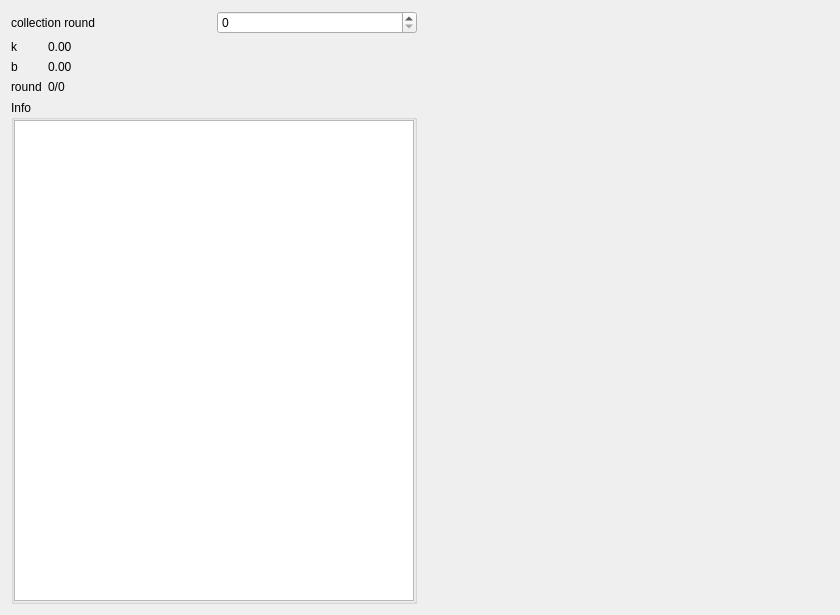
<?xml version="1.0" encoding="UTF-8"?>
<ui version="4.0">
 <class>FormFittingKB</class>
 <widget class="QWidget" name="FormFittingKB">
  <property name="geometry">
   <rect>
    <x>0</x>
    <y>0</y>
    <width>840</width>
    <height>615</height>
   </rect>
  </property>
  <property name="windowTitle">
   <string>Form</string>
  </property>
  <layout class="QGridLayout" name="gridLayout" columnstretch="1,1">
   <item row="0" column="0">
    <layout class="QHBoxLayout" name="horizontalLayoutCollectionSetting">
     <item>
      <widget class="QLabel" name="labelCollectionRound">
       <property name="text">
        <string>collection round</string>
       </property>
      </widget>
     </item>
     <item>
      <widget class="QSpinBox" name="spinBoxRound"/>
     </item>
    </layout>
   </item>
   <item row="0" column="1" rowspan="3">
    <widget class="QWidget" name="widget" native="true">
     <layout class="QGridLayout" name="gridLayout_4">
      <item row="0" column="0">
       <layout class="QGridLayout" name="gLayPlot"/>
      </item>
     </layout>
    </widget>
   </item>
   <item row="1" column="0">
    <layout class="QFormLayout" name="formLayout">
     <item row="0" column="0">
      <widget class="QLabel" name="labelK">
       <property name="text">
        <string>k</string>
       </property>
      </widget>
     </item>
     <item row="0" column="1">
      <widget class="QLabel" name="labelValK">
       <property name="text">
        <string>0.00</string>
       </property>
      </widget>
     </item>
     <item row="1" column="0">
      <widget class="QLabel" name="labelB">
       <property name="text">
        <string>b</string>
       </property>
      </widget>
     </item>
     <item row="1" column="1">
      <widget class="QLabel" name="labelValB">
       <property name="text">
        <string>0.00</string>
       </property>
      </widget>
     </item>
     <item row="2" column="0">
      <widget class="QLabel" name="labelRound">
       <property name="text">
        <string>round</string>
       </property>
      </widget>
     </item>
     <item row="2" column="1">
      <widget class="QLabel" name="labelStatus">
       <property name="text">
        <string>0/0</string>
       </property>
      </widget>
     </item>
    </layout>
   </item>
   <item row="2" column="0">
    <widget class="QGroupBox" name="groupBoxKbInfo">
     <property name="title">
      <string>Info</string>
     </property>
     <layout class="QGridLayout" name="gridLayout_3">
      <property name="leftMargin">
       <number>0</number>
      </property>
      <property name="topMargin">
       <number>0</number>
      </property>
      <property name="rightMargin">
       <number>0</number>
      </property>
      <property name="bottomMargin">
       <number>0</number>
      </property>
      <property name="spacing">
       <number>0</number>
      </property>
      <item row="0" column="0">
       <widget class="QTextEdit" name="textEditKbLog"/>
      </item>
     </layout>
    </widget>
   </item>
  </layout>
 </widget>
 <resources/>
 <connections/>
</ui>
